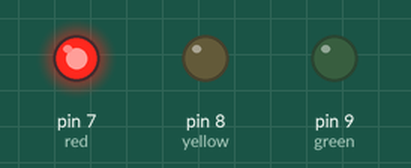
Bench run of a sketch on a simulated Arduino Uno, built with avr-gcc and run on an emulated ATmega328P. On the bench: output pins drawn as LEDs (lit = HIGH).

Above: at 2.5 s.
At 11.5 s:
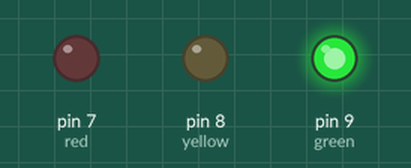
At 16.5 s:
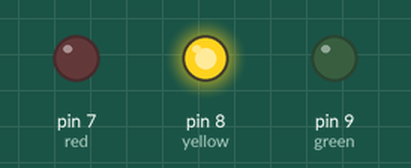
Timing chart, 0 to 23.4 s (numbered marks = the images above):
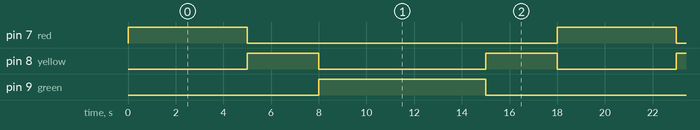

The sketch:

TrafficLight.ino
```cpp
int red = 7;
int yellow = 8;
int green = 9;

void setup() {
  // put your setup code here, to run once:
  pinMode(red, OUTPUT);
  pinMode(yellow, OUTPUT);
  pinMode(green, OUTPUT);
}

void loop() {
  // put your main code here, to run repeatedly:
  digitalWrite(red,HIGH);
  delay(5000);
  digitalWrite(red,LOW);
  digitalWrite(yellow,HIGH);
  delay(3000);
  digitalWrite(yellow,LOW);
  digitalWrite(green,HIGH);
  delay(7000);
  digitalWrite(green,LOW);
  digitalWrite(yellow,HIGH);
  delay(3000);
  digitalWrite(yellow,LOW);

}
```

Measured:
- by itself, pin 7 (red): alternates HIGH for 5.0 s and LOW for 13.0 s
- by itself, pin 8 (yellow): repeats every 18.0 s: LOW 7.0 s, HIGH 3.0 s, LOW 5.0 s, HIGH 3.0 s
- by itself, pin 9 (green): alternates HIGH for 7.0 s and LOW for 11.0 s
